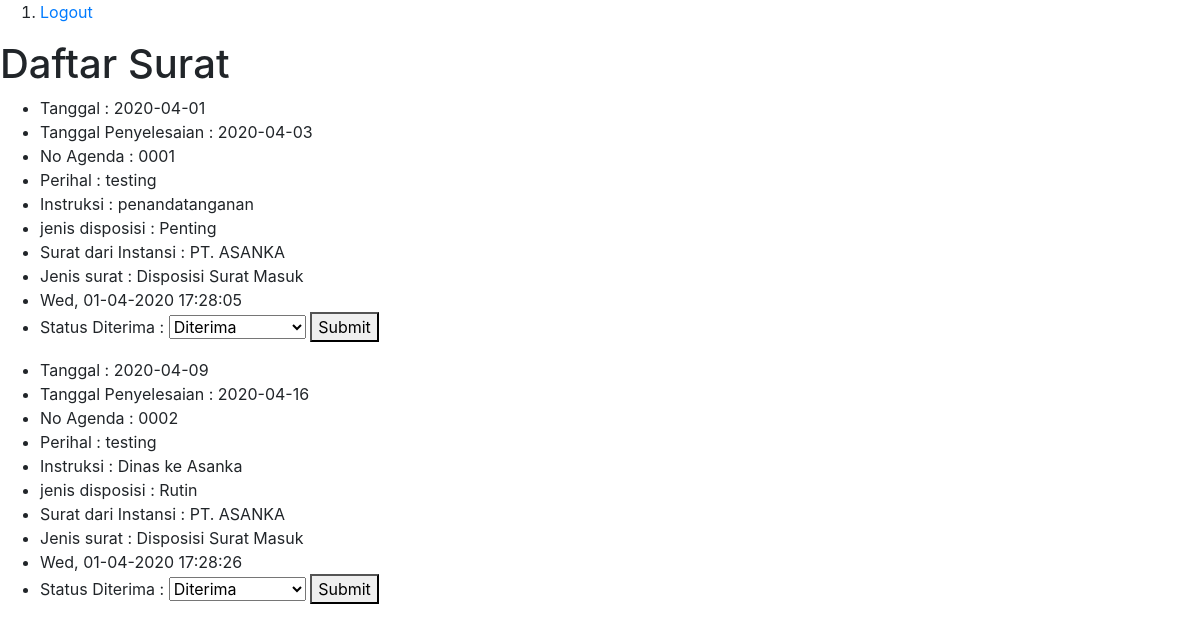
The page /public/home (signed in) on the database its author committed.
### tables this page shows
CREATE TABLE `tbl_disposisi` (
  `id_disposisi` int(11) NOT NULL,
  `tanggal` date NOT NULL,
  `tanggal_penyelesaian` date NOT NULL,
  `no_agenda` varchar(11) NOT NULL,
  `id_jenis_disposisi` int(11) NOT NULL,
  `instruksi` varchar(225) NOT NULL,
  `id_user` int(11) NOT NULL,
  `id_status` int(11) NOT NULL,
  `id_jenis_surat` int(11) NOT NULL,
  `id_surat_masuk` int(11) NOT NULL,
  `postedTime` datetime NOT NULL
);

CREATE TABLE `tbl_surat_masuk` (
  `id_surat_masuk` int(255) NOT NULL,
  `lampiran_surat_masuk` varchar(255) NOT NULL,
  `alamat_pengirim` varchar(255) NOT NULL,
  `tanggal_surat_masuk` date NOT NULL,
  `nomor_surat_masuk` varchar(255) NOT NULL,
  `perihal_surat_masuk` varchar(255) NOT NULL,
  `nama_instansi_surat_masuk` varchar(255) NOT NULL
);

CREATE TABLE `tbl_jenis_surat` (
  `id_jenis_surat` int(11) NOT NULL,
  `jenis_surat` varchar(255) NOT NULL
);

### app/core/mainController.php (called while the page is built, shortened)
<?php
    class mainController{
        public function view($view, $data = []){
            require_once "../app/view/" . $view . ".php";
        }
        public function model($model){
            return new $model;
        }
    }
?>

### app/controllers/Home.php (called while the page is built, shortened)
<?php
class Home extends mainController{
    public function index(){
        $data['title'] = 'Home';
        $data['user'] = $this->model('User_model')->getAllDisposisi();
        $data['allStatus'] = $this->model('user_model')->allStatus();
        $id_jenis_disposisi = [];
        $suratAsal = [];
        $perihal_surat_masuk = [];
        $listUser = [];
        $jenisSurat = [];
        foreach ($data['user'] as $a) {
            $id_jenis_disposisi[] = $this->model('user_model')->getJenisDisposisi($a);
            $suratAsal[] = $this->model('user_model')->getDataSurat($a);
            $perihal_surat_masuk[] = $this->model('user_model')->getDataSurat($a);
            $listUser[] = $this->model('user_model')->getUser($a);
            $status[] = $this->model('user_model')->getStatus($a['id_status']);
            $jenisSurat[] = $this->model('user_model')->getJenisSurat($a['id_jenis_surat']);
        }
        $data['status'] = $status;
        $data['perihal'] = $perihal_surat_masuk;
        $data['suratAsal'] = $suratAsal;
        $data['jenis_disposisi'] =$id_jenis_disposisi;
        $data['listUser'] =$listUser;
        $data['jenisSurat'] = $jenisSurat;
        $this->view('templates/headerUser', $data);
        $this->view('user/index', $data);
        $this->view('templates/footer');
    }
}
?>

### app/core/App.php (called while the page is built, shortened)
<?php
    Class App{
        protected
            $controller = "Login",
            $method = "index",
            $params = [];
        public function __CONSTRUCT(){
            $this->controller = new $this->controller();
            call_user_func_array([$this->controller, $this->method], $this->params);
        }
    }
?>

### public/index.php (called while the page is built, shortened)
<?php
    $app = new App();
?>

### app/core/db_wrapper.php (called while the page is built, shortened)
<?php
    class Database{
        private $host = host,
                $user = user,
                $pass = pass,
                $dbName = db;
        private $stmt, $dbh;
        public function __CONSTRUCT(){
            $dsn = "mysql:host=" . $this->host . "; dbname=" . $this->dbName;
            $option = [
                PDO::ATTR_PERSISTENT => true,
                PDO::ATTR_ERRMODE => PDO::ERRMODE_EXCEPTION
            ];
            try{
                $this->dbh = new PDO($dsn, $this->user, $this->pass, $option);
            }
            catch(PDOException $e){
                die( $e->getMessage() );
            }
        }
        public function query($query){
            $this->stmt = $this->dbh->prepare($query);
        }
        public function bind($param, $value, $type = null){
            if ( is_null($type) ) {
                switch(true){
                    case is_null($type) :
                        $type = PDO::PARAM_NULL;
                    default :
                        $type = PDO::PARAM_STR;
                }
            }
            $this->stmt->bindValue($param,$value,$type);
        }
        public function execute(){
            $this->stmt->execute();
        }
        public function allResult(){
            $this->execute();
            return $this->stmt->fetchAll(PDO::FETCH_ASSOC);
        }
        public function singleResult(){
            $this->execute();
            return $this->stmt->fetch(PDO::FETCH_ASSOC);
        }
    }
?>

### app/models/User_model.php (called while the page is built, shortened)
<?php
class User_model{
    private $table = 'tbl_disposisi';
    private $db;
    public function __construct()
    {
        $this->db = new Database;
    }
    public function getAllDisposisi(){
        $binded = $this->getUser();
        $this->db->query("SELECT * FROM $this->table WHERE id_user = :id");
        $this->db->bind('id', $binded);
        return $this->db->allResult();
    }
    public function getUser(){
        $user = "SELECT id_user FROM tbl_user WHERE nama = :nama ";
        $this->db->query($user);
        $this->db->bind('nama', $_SESSION['username']);
        $a = $this->db->singleResult();
        return $a['id_user'];
    }
    public function getJenisDisposisi($data){
        $user = "SELECT * FROM tbl_jenis_disposisi WHERE id_jenis_disposisi =  :id ";
        $this->db->query($user);
        $this->db->bind('id', $data['id_jenis_disposisi']);
        $a = $this->db->singleResult();
        return($a['jenis_disposisi']) ;
    }
    public function getDataSurat($data){
        $user = "SELECT * FROM tbl_surat_masuk WHERE id_surat_masuk =  :id ";
        $this->db->query($user);
        $this->db->bind('id', $data['id_surat_masuk']);
        $a = $this->db->singleResult();
        return $a;
    }
    public function getStatus($id){
        $getStatus = "SELECT * FROM tbl_status WHERE id_status = :id";
        $this->db->query($getStatus);
        $this->db->bind('id', $id);
        return $this->db->singleResult();
    }
    public function allStatus(){
        $getStatus = "SELECT * FROM tbl_status";
        $this->db->query($getStatus);
        $this->db->execute();
        return $this->db->allResult();
    }
    public function getJenisSurat($id){
        $getStatus = "SELECT * FROM tbl_jenis_surat WHERE id_jenis_surat = :id";
        $this->db->query($getStatus);
        $this->db->bind('id', $id);
        return $this->db->singleResult()['jenis_surat'];
    }
}
?>

### app/view/user/index.php (the view, shortened to what this page needs)
<h1>Daftar Surat</h1>
<?php
    $a = 0;
?>
<?php foreach($data['user'] as $user) : ?>
<ul>
    <li>Tanggal : <?php echo $user['tanggal']?></li>
    <li>Tanggal Penyelesaian : <?php echo $user['tanggal_penyelesaian']?></li>
    <li>No Agenda : <?php echo $user['no_agenda']?></li>
    <li>Perihal : <?php echo $data['perihal'][$a]['perihal_surat_masuk'] ?></li>
    <li>Instruksi : <?php echo $user['instruksi']?></li>
    <li>jenis disposisi : <?=$data['jenis_disposisi'][$a]?></li>
    <li>Surat dari Instansi : <?php echo $data['suratAsal'][$a]['nama_instansi_surat_masuk'] ?></li>
    <li>Jenis surat : <?php echo $data['jenisSurat'][$a]?></li>
    <li>
        <?php
            $d = strtotime($user['postedTime']);
            echo date("D, d-m-Y H:i:s", $d)
        ?>
    </li>
    <li>
        <form action="<?=BASE_URL?>Home/updateStatus/<?=$user['id_disposisi']?>" method="POST">
            Status Diterima :
            <select name="status">
                <option <?php echo $data['status'][$a]['id_status'] == 1 ? '' : 'selected' ?> value="2">Diterima </option>
            </select>
            <button onclick="alert('You have Changed the status of your Disposisi')" type="submit" name="submit">Submit</button>
        </form>
    </li>
</ul>
<?php $a++?>
<?php endforeach ?>

### app/view/templates/headerUser.php (shortened to what this page needs)
<!DOCTYPE html>
<html lang="en">
<head>
    <link rel="stylesheet" href="https://stackpath.bootstrapcdn.com/bootstrap/4.4.1/css/bootstrap.min.css">
</head>
<body>
    <ol>
        <li><a href="<?= BASE_URL?>Home/logOut">Logout</a></li>
    </ol>

### app/view/templates/footer.php (shortened to what this page needs)
</body>
</html>

### rows shown on the page
tbl_disposisi: tanggal "2020-04-01", tanggal_penyelesaian "2020-04-03", no_agenda "0001", id_surat_masuk.perihal_surat_masuk "testing", instruksi "penandatanganan", jenis_disposisi "Penting", id_surat_masuk.nama_instansi_surat_masuk "PT. ASANKA", id_jenis_surat.jenis_surat "Disposisi Surat Masuk", postedTime "Wed, 01-04-2020 17:28:05"
tbl_disposisi: tanggal "2020-04-09", tanggal_penyelesaian "2020-04-16", no_agenda "0002", id_surat_masuk.perihal_surat_masuk "testing", instruksi "Dinas ke Asanka", jenis_disposisi "Rutin", id_surat_masuk.nama_instansi_surat_masuk "PT. ASANKA", id_jenis_surat.jenis_surat "Disposisi Surat Masuk", postedTime "Wed, 01-04-2020 17:28:26"
